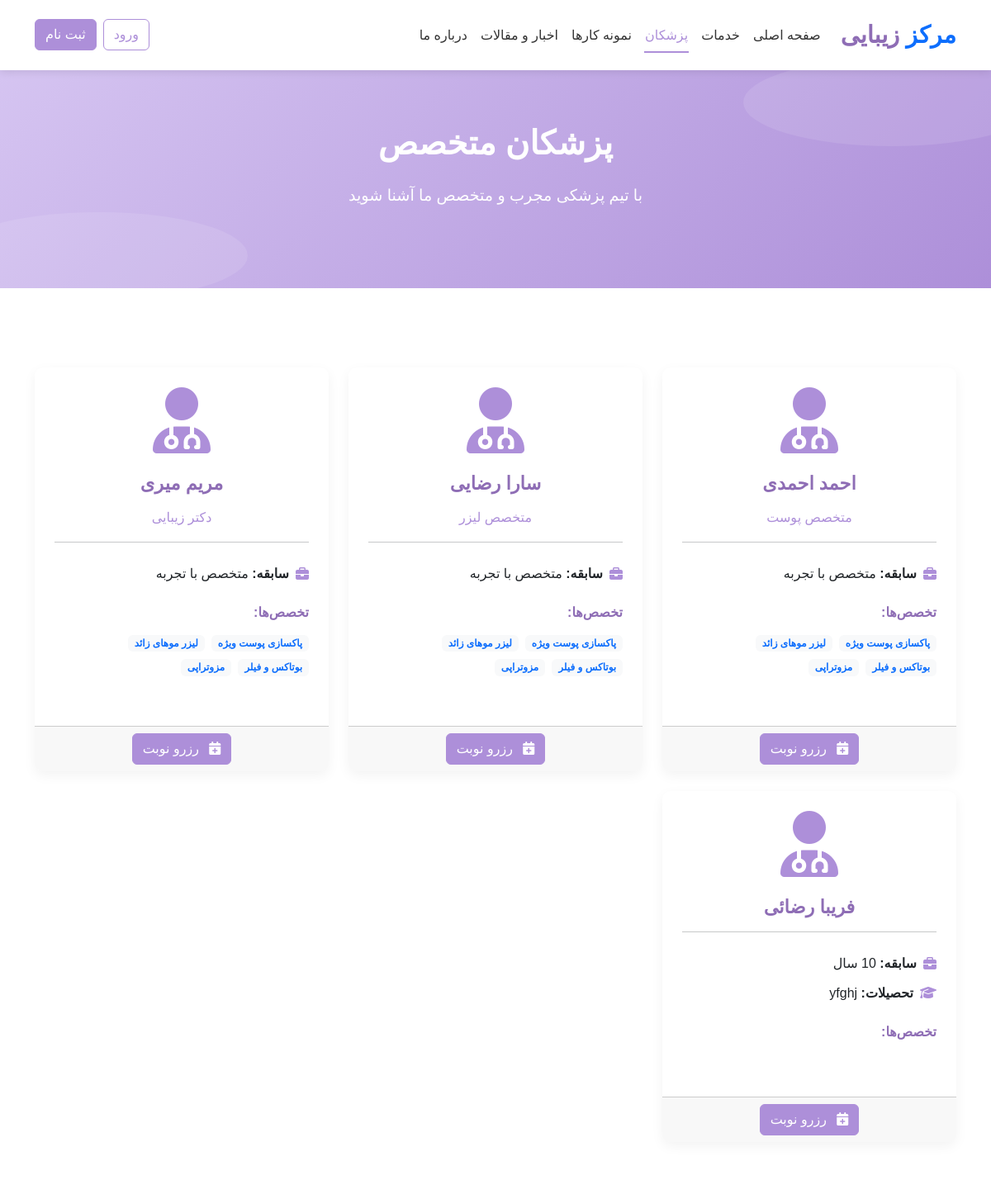
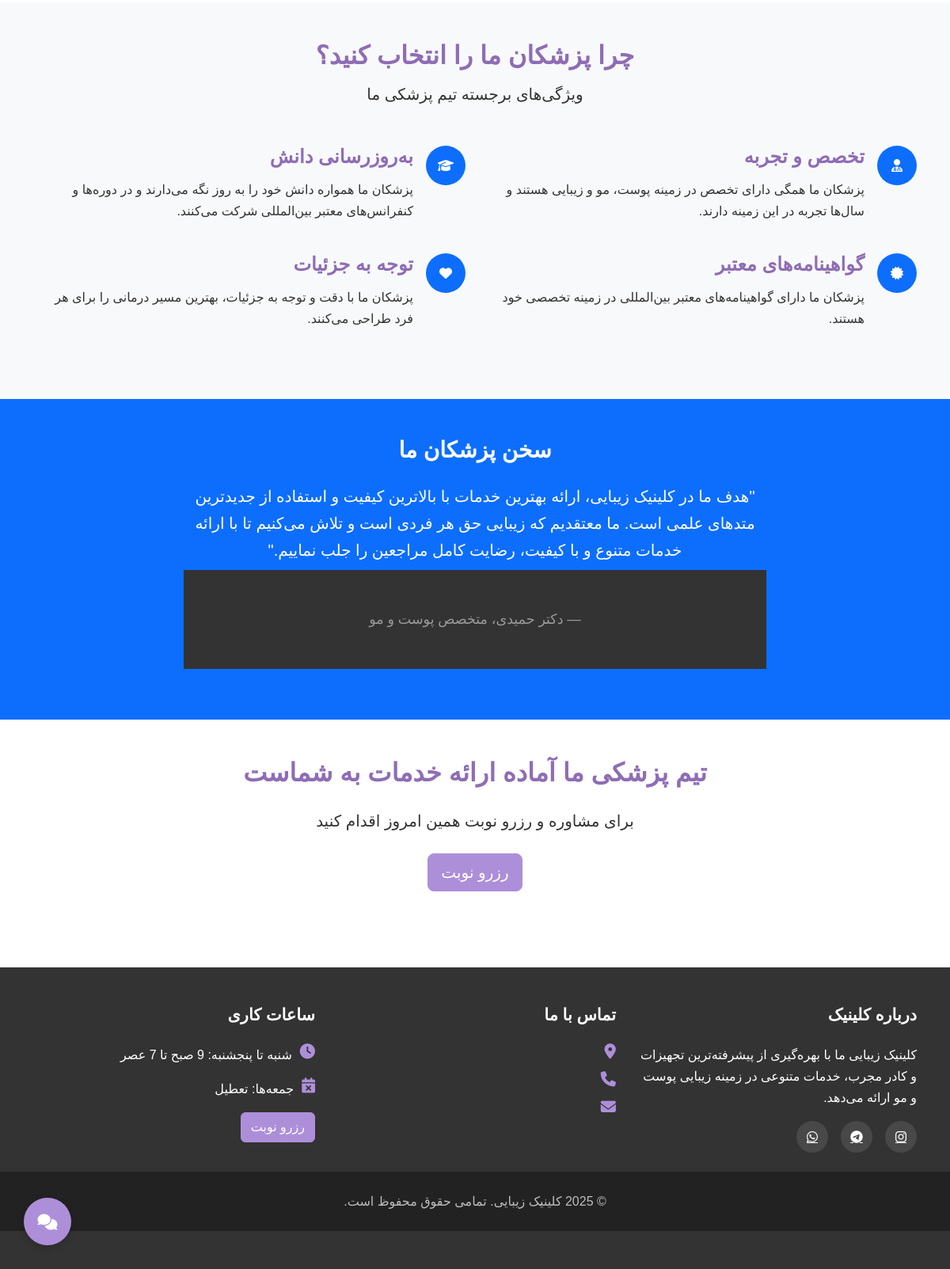
Page /doctors on the committed database (2 pictures, top to bottom).
### models.py (models this page shows)
class Doctor(db.Model):
    id = db.Column(db.Integer, primary_key=True)
    name = db.Column(db.String(100), nullable=False)
    title = db.Column(db.String(100), nullable=False, default='')  # تخصص
    bio = db.Column(db.Text, nullable=True, default='')
    image_url = db.Column(db.String(255), default='')
    experience_years = db.Column(db.Integer, default=0)
    education = db.Column(db.Text, default='')
    certifications = db.Column(db.Text, default='')
    services = db.relationship('Service', secondary='doctor_service', backref='doctors')
    appointments = db.relationship('Appointment', backref='doctor', lazy='dynamic')

class Service(db.Model):
    id = db.Column(db.Integer, primary_key=True)
    name = db.Column(db.String(100), nullable=False)
    description = db.Column(db.Text, default='')
    short_description = db.Column(db.String(255), default='')
    price = db.Column(db.Integer, default=0)
    duration = db.Column(db.Integer, default=30)  # in minutes
    image_url = db.Column(db.String(255), default='')
    appointments = db.relationship('Appointment', backref='service', lazy='dynamic')
    portfolio_items = db.relationship('Portfolio', backref='service', lazy='dynamic')

### routes.py (the view)
@main.route('/doctors')
def doctors():
    all_doctors = Doctor.query.all()
    return render_template('doctors.html', doctors=all_doctors)

### app.py (called while the page is built)
def create_app():
    app = Flask(__name__)
    app.config['SECRET_KEY'] = 'your_secret_key'  # حتماً یه کلید قوی بساز
    app.config['SQLALCHEMY_DATABASE_URI'] = 'sqlite:///beauty_clinic.db'
    app.config['SQLALCHEMY_TRACK_MODIFICATIONS'] = False
    @app.context_processor
    def inject_now():
        return {'now': datetime.utcnow()}
    db.init_app(app)
    admin.init_app(app)
    login_manager = LoginManager()
    login_manager.login_view = 'auth.login'  # اگر auth نداری می‌تونی برداری یا اصلاح کنی
    login_manager.init_app(app)
    @login_manager.user_loader
    def load_user(user_id):
        return User.query.get(int(user_id))
    app.register_blueprint(main)
    app.register_blueprint(auth_blueprint, url_prefix='/auth')
    app.register_blueprint(admin_bp)
    with app.app_context():
        db.create_all()
    return app

### templates/doctors.html (shortened to what this page needs)
{% extends "base.html" %}
{% block content %}
<section class="hero" style="padding: 4rem 0;">
    <div class="container text-center">
        <h1 data-aos="fade-up">پزشکان متخصص</h1>
        <p class="lead" data-aos="fade-up" data-aos-delay="100">با تیم پزشکی مجرب و متخصص ما آشنا شوید</p>
    </div>
</section>
<section class="py-5">
    <div class="container">
        <div class="row">
            {% for doctor in doctors %}
            <div class="col-md-6 col-lg-4 mb-4" data-aos="fade-up" data-aos-delay="{{ loop.index * 100 % 300 }}">
                <div class="card h-100">
                    {% if doctor.image_url %}
                    <img src="{{ doctor.image_url }}" class="card-img-top doctor-img" alt="{{ doctor.name }}">
                    {% else %}
                    <div class="text-center pt-4">
                        <i class="fas fa-user-md" style="font-size: 5rem; color: var(--primary-color);"></i>
                    </div>
                    {% endif %}
                    <div class="card-body">
                        <h5 class="card-title text-center">{{ doctor.name }}</h5>
                        <p class="doctor-speciality text-center">{{ doctor.title }}</p>
                        <hr class="my-3">
                        <div class="mt-4">
                            <div class="d-flex align-items-center mb-2">
                                <i class="fas fa-briefcase me-2" style="color: var(--primary-color);"></i>
                                <span><strong>سابقه:</strong> {% if doctor.experience_years %}{{ doctor.experience_years }} سال{% else %}متخصص با تجربه{% endif %}</span>
                            </div>
                            {% if doctor.education %}
                            <div class="d-flex align-items-center mb-2">
                                <i class="fas fa-graduation-cap me-2" style="color: var(--primary-color);"></i>
                                <span><strong>تحصیلات:</strong> {{ doctor.education }}</span>
                            </div>
                            {% endif %}
                        </div>
                        <div class="mt-4">
                            <h6>تخصص‌ها:</h6>
                            <div class="doctor-services">
                                {% for service in doctor.services %}
                                <span class="badge bg-light text-primary me-1 mb-1">{{ service.name }}</span>
                                {% endfor %}
                            </div>
                        </div>
                    </div>
                    <div class="card-footer text-center">
                        <a href="{{ url_for('main.booking') }}" class="btn btn-primary">
                            <i class="fas fa-calendar-plus me-2"></i> رزرو نوبت
                        </a>
                    </div>
                </div>
            </div>
            {% endfor %}
        </div>
    </div>
</section>
<section class="py-5 bg-light">
    <div class="container">
        <div class="text-center mb-5">
            <h2 data-aos="fade-up">چرا پزشکان ما را انتخاب کنید؟</h2>
            <p class="lead" data-aos="fade-up" data-aos-delay="100">ویژگی‌های برجسته تیم پزشکی ما</p>
        </div>
        <div class="row">
            <div class="col-md-6 mb-4" data-aos="fade-left">
                <div class="d-flex">
                    <div class="me-3">
                        <div class="rounded-circle bg-primary text-white d-inline-flex align-items-center justify-content-center" style="width: 50px; height: 50px;">
                            <i class="fas fa-user-md"></i>
                        </div>
                    </div>
                    <div>
                        <h4>تخصص و تجربه</h4>
                        <p>پزشکان ما همگی دارای تخصص در زمینه پوست، مو و زیبایی هستند و سال‌ها تجربه در این زمینه دارند.</p>
                    </div>
                </div>
            </div>
            <div class="col-md-6 mb-4" data-aos="fade-right">
                <div class="d-flex">
                    <div class="me-3">
                        <div class="rounded-circle bg-primary text-white d-inline-flex align-items-center justify-content-center" style="width: 50px; height: 50px;">
                            <i class="fas fa-graduation-cap"></i>
                        </div>
                    </div>
                    <div>
                        <h4>به‌روزرسانی دانش</h4>
                        <p>پزشکان ما همواره دانش خود را به روز نگه می‌دارند و در دوره‌ها و کنفرانس‌های معتبر بین‌المللی شرکت می‌کنند.</p>
                    </div>
                </div>
            </div>
            <div class="col-md-6 mb-4" data-aos="fade-left">
                <div class="d-flex">
                    <div class="me-3">
                        <div class="rounded-circle bg-primary text-white d-inline-flex align-items-center justify-content-center" style="width: 50px; height: 50px;">
                            <i class="fas fa-certificate"></i>
                        </div>
                    </div>
                    <div>
                        <h4>گواهینامه‌های معتبر</h4>
                        <p>پزشکان ما دارای گواهینامه‌های معتبر بین‌المللی در زمینه تخصصی خود هستند.</p>
                    </div>
                </div>
            </div>
            <div class="col-md-6 mb-4" data-aos="fade-right">
                <div class="d-flex">
                    <div class="me-3">
                        <div class="rounded-circle bg-primary text-white d-inline-flex align-items-center justify-content-center" style="width: 50px; height: 50px;">
                            <i class="fas fa-heart"></i>
                        </div>
                    </div>
                    <div>
                        <h4>توجه به جزئیات</h4>
                        <p>پزشکان ما با دقت و توجه به جزئیات، بهترین مسیر درمانی را برای هر فرد طراحی می‌کنند.</p>
                    </div>
                </div>
            </div>
        </div>
    </div>
</section>
<section class="py-5 bg-primary text-white">
    <div class="container text-center">
        <div class="row justify-content-center">
            <div class="col-lg-8">
                <h3 class="mb-4 text-white" data-aos="fade-up">سخن پزشکان ما</h3>
                <blockquote class="blockquote" data-aos="fade-up" data-aos-delay="100">
                    <p class="mb-4">"هدف ما در کلینیک زیبایی، ارائه بهترین خدمات با بالاترین کیفیت و استفاده از جدیدترین متدهای علمی است. ما معتقدیم که زیبایی حق هر فردی است و تلاش می‌کنیم تا با ارائه خدمات متنوع و با کیفیت، رضایت کامل مراجعین را جلب نماییم."</p>
                    <footer class="blockquote-footer text-white-50">دکتر حمیدی، متخصص پوست و مو</footer>
                </blockquote>
            </div>
        </div>
    </div>
</section>
<section class="py-5">
    <div class="container text-center">
        <h2 class="mb-4" data-aos="fade-up">تیم پزشکی ما آماده ارائه خدمات به شماست</h2>
        <p class="lead mb-4" data-aos="fade-up" data-aos-delay="100">برای مشاوره و رزرو نوبت همین امروز اقدام کنید</p>
        <a href="{{ url_for('main.booking') }}" class="btn btn-primary btn-lg" data-aos="fade-up" data-aos-delay="200">رزرو نوبت</a>
    </div>
</section>
{% endblock %}

### static/css/style.css (style rules this page uses)
:root { --primary-color: #ad8fd9; --primary-light: #d5c4f1; --primary-dark: #8e6db5; --white: #ffffff; --light-gray: #f8f9fa; --dark-gray: #6c757d; --success: #28a745; --danger: #dc3545; --warning: #ffc107; --info: #17a2b8; }
body { font-family: 'Vazir', 'Tahoma', sans-serif; direction: rtl; text-align: right; background-color: var(--white); color: #333; line-height: 1.7; }
h1, h2, h3, h4, h5, h6 { font-weight: bold; color: var(--primary-dark); margin-bottom: 0.8rem; }
a { color: var(--primary-dark); transition: color 0.3s ease; }
.btn-primary { background-color: var(--primary-color); border-color: var(--primary-color); }
.hero { background: linear-gradient(135deg, var(--primary-light) 0%, var(--primary-color) 100%); padding: 6rem 0; margin-bottom: 3rem; position: relative; overflow: hidden; }
.hero::before { content: ''; position: absolute; top: -5%; right: -5%; width: 30%; height: 40%; background-color: rgba(255, 255, 255, 0.1); border-radius: 50%; }
.hero::after { content: ''; position: absolute; bottom: -5%; left: -5%; width: 30%; height: 40%; background-color: rgba(255, 255, 255, 0.1); border-radius: 50%; }
.hero h1 { color: var(--white); font-size: 2.5rem; margin-bottom: 1.5rem; }
.hero p { color: var(--white); font-size: 1.2rem; margin-bottom: 2rem; }
.card { border: none; border-radius: 10px; box-shadow: 0 5px 15px rgba(0, 0, 0, 0.05); overflow: hidden; transition: transform 0.3s ease, box-shadow 0.3s ease; margin-bottom: 2rem; }
.card-body { padding: 1.5rem; }
.card-title { font-size: 1.4rem; margin-bottom: 0.8rem; color: var(--primary-dark); }
.doctor-speciality { color: var(--primary-color); font-weight: 500; }
footer { background-color: #333; color: var(--white); padding: 3rem 0; margin-top: 3rem; }
[data-aos] { transition-property: transform, opacity !important; }

### rows in the picture
Doctor: name "احمد احمدی", title "متخصص پوست", shows "متخصص با تجربه"
Service: name "پاکسازی پوست ویژه"
Service: name "لیزر موهای زائد"
Service: name "بوتاکس و فیلر"
Service: name "مزوتراپی"
Doctor: name "سارا رضایی", title "متخصص لیزر", shows "متخصص با تجربه"
Doctor: name "مریم میری", title "دکتر زیبایی", shows "متخصص با تجربه"
Doctor: name "فریبا رضائی", education "yfghj"
